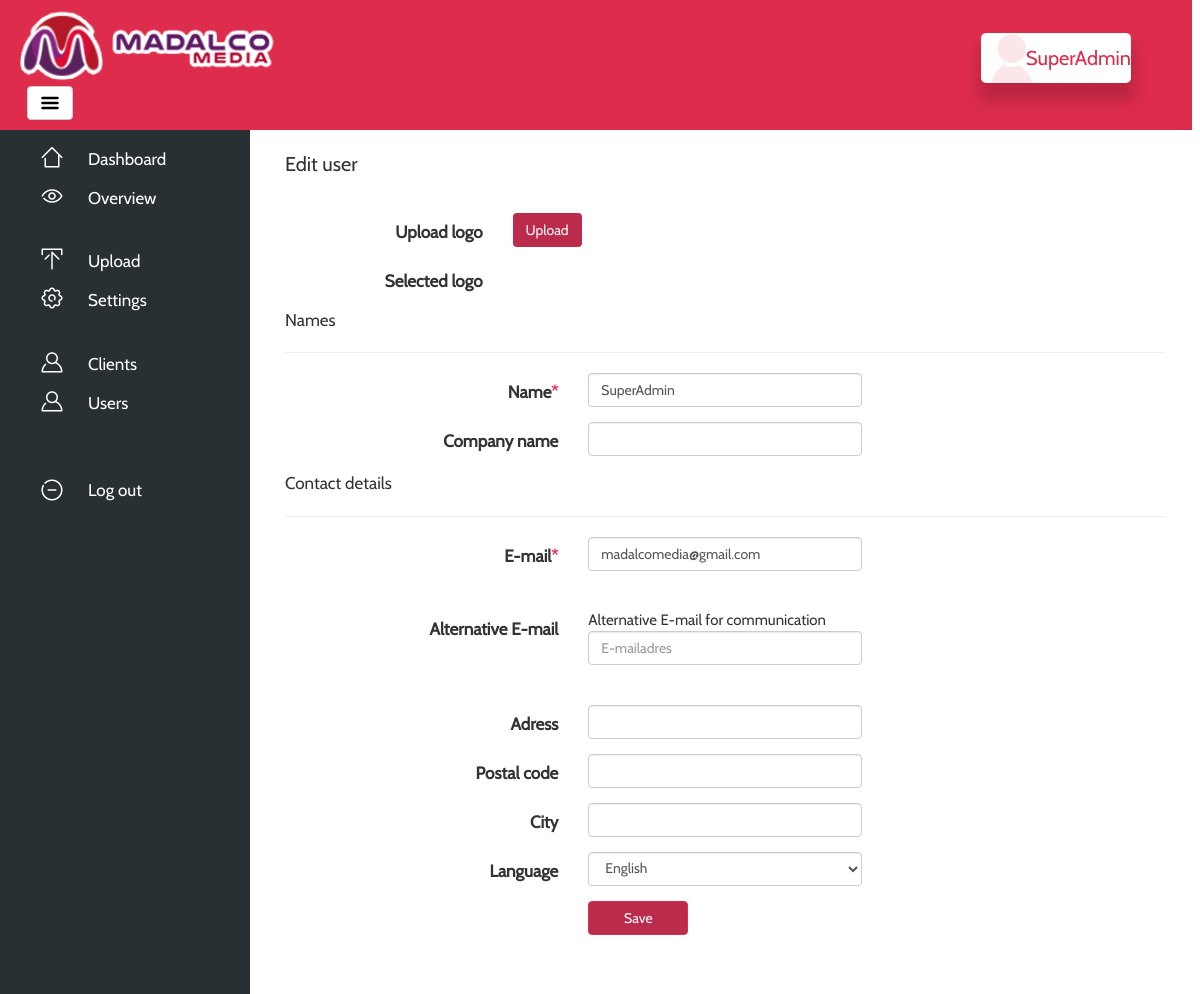
The app's page /?page=editclient&id=1 (signed in) with its own data.
### tables this page shows
CREATE TABLE `settings` (
  `id` int(11) NOT NULL,
  `SMTP` varchar(64) NOT NULL,
  `SMTPport` varchar(64) NOT NULL,
  `Email` varchar(64) NOT NULL,
  `Mailpass` varchar(64) NOT NULL,
  `Logo` varchar(100) NOT NULL,
  `Header` varchar(64) NOT NULL,
  `Host` varchar(64) NOT NULL,
  `globalmail` tinyint(1) NOT NULL,
  `contactmail` varchar(64) NOT NULL,
  `background` varchar(64) NOT NULL
);

CREATE TABLE `users` (
  `id` int(11) NOT NULL,
  `profimg` varchar(100) NOT NULL DEFAULT 'profile.png',
  `naam` varchar(60) NOT NULL,
  `email` varchar(60) NOT NULL,
  `altmail` varchar(60) NOT NULL,
  `paswoord` varchar(256) NOT NULL,
  `permgroup` int(11) NOT NULL DEFAULT '2',
  `bedrijfsnaam` varchar(64) NOT NULL,
  `adres` varchar(64) NOT NULL,
  `postcode` varchar(8) NOT NULL,
  `plaats` varchar(64) NOT NULL,
  `lang` varchar(4) NOT NULL DEFAULT 'nl',
  `active` tinyint(1) NOT NULL DEFAULT '1',
  `paswoordvergeten` varchar(256) NOT NULL,
  `passresetdate` datetime NOT NULL
);

### config/constants.php (called while the page is built, shortened)
<?php
$user = new UserController();
if(isset($_SESSION['usr_id'])) {
 $usr = $user->getUserById($_SESSION['usr_id']);
}
if($usr['lang']) {
 switch($usr['lang']) {
  case 'en':
   $language = 'en';
   break;
 }
}
else {
 include_once 'language/nl.php';
}

### app/Controller/UserController.php (called while the page is built, shortened)
<?php
class UserController
{
    private $model;
    public function __construct()
    {
        $this->model = new User();
    }
    public function getPermission($row, $perm)
    {
        return $this->model->getPermission($row, $perm);
    }
    public function getAdminSettings()
    {
        return $this->model->getAdminSettings();
    }
    public function getPermissionGroup($id)
    {
        return $this->model->getPermissionGroup($id);
    }
    public function getUserById($id)
    {
        return $this->model->getUserById($id);
    }
}

### app/Model/User.php (called while the page is built, shortened)
<?php
class User
{
    private $db;
    public function __construct()
    {
        $this->db = new DbUser();
    }
    public function getAdminSettings()
    {
        return $this->db->getAdminSettings();
    }
    public function getPermission($row, $perm)
    {
        return $this->db->getPermission($row, $perm);
    }
    public function getPermissionGroup($id)
    {
        return $this->db->getPermissionGroup($id);
    }
    public function getUserById($id)
    {
        return $this->db->getUserById($id);
    }
}

### app/Model/DbUser.php (called while the page is built, shortened)
<?php
class DbUser extends Database
{
    public function getAdminSettings()
    {
        $sql = "SELECT * FROM `settings` WHERE `id` = '0'";
        if ($result = $this->dbQuery($sql)) {
            return mysqli_fetch_assoc($result);
        }
        return false;
    }
    public function getPermission($row, $perm)
    {
        $sql = "SELECT * FROM `permissions` WHERE `permission` = '{$perm}'";
        $result = $this->dbQuery($sql);
        $value = mysqli_fetch_assoc($result);
        $sql1 = "SELECT * FROM `permgroup` WHERE `userperm` = '{$row}'";
        $result1 = $this->dbQuery($sql1);
        $value1 = mysqli_fetch_assoc($result1);
        $groupname = $value1['name'];
        if ($value) {
            return $value[$groupname];
        }
    }
    public function getPermissionGroup($id)
    {
        $sql = "SELECT `permgroup` FROM `users` WHERE `id` = '{$id}'";
        if ($result = $this->dbQuery($sql)) {
            return mysqli_fetch_assoc($result);
        }
    }
    public function getUserById($id)
    {
        $sql = "SELECT * FROM `users` WHERE `id` = '{$id}'";
        $result = $this->dbQuery($sql);
        $value = mysqli_fetch_assoc($result);
        if ($value) {
            return $value;
        }
    }
}

### app/Model/Database.php (called while the page is built, shortened)
<?php
class Database
{
    protected $connection = null;
    public function __construct()
    {
        $this->connection = mysqli_connect(DB_SERVER, DB_USER, DB_PASS, DB_NAME) or die("There was a problem connecting to the database");
    }
    public function dbQuery($query)
    {
        $this->query_result = $this->connection->query($query);
        return $this->query_result;
    }
}

### config/load.php (called while the page is built, shortened)
<?php
require '../config/constants.php';

### app/Model/permissions.php (called while the page is built, shortened)
<?php
$user = new UserController();
if (isset($_SESSION['usr_id'])) {
    $leid = $user->getPermissionGroup($_SESSION['usr_id']);
    $permgroup = $leid['permgroup'];
}

### app/session/Session.php (called while the page is built, shortened)
<?php
class Session
{
    function cleantonumber($string)
    {
        $string = preg_replace("/[^0-9]/", "", $string);
        return $string;
    }
}

### app/view/editclient.php (the view, shortened to what this page needs)
<?php
$session = new Session();
$client = new UserController();
$id = $_GET['id'];
$id = $session->cleantonumber($id);
$myclient = $client->getUserById($id);
?>
<div id="page-content-wrapper">
    <div class="container-fluid">
        <div class="row">
            <div class="col-lg-12">
                <p class="NameText"><?= TEXT_EDIT_USER ?></p>
                <br>
                <form method="post" enctype="multipart/form-data" class="form-horizontal">
                    <fieldset>
                        <div class="form-group">
                            <label class="col-lg-3 control-label" for="textinput"><?= TEXT_UPLOAD_LOGO ?></label>
                            <div class="col-md-4">
                                <label for="file-upload" class="custom-file-upload">
                                    <i class="fa fa-cloud-upload"></i> <?= BUTTON_UPLOAD ?>
                                </label>
                            </div>
                        </div>
                        <div class="form-group">
                            <label class="col-lg-3 control-label" for="textinput"><?= TEXT_SELECTED_LOGO ?></label>
                            <div class="col-md-4">
                                <output id="list"></output>
                            </div>
                        </div>
                        <p class="ClientFormText"><?= TEXT_NAMES ?></p>
                        <hr size="1">
                        <div class="form-group">
                            <label class="col-md-4 control-label" for="textinput"><?= TEXT_NAME ?><span
                                    style="color:#dd2c4c">*</span></label>
                            <div class="col-md-4">
                                <input class="form-control input-md" id="textinput" maxlength="60" required type="text"
                                       name="showname" size="50" value="<?= $myclient['naam']; ?>">
                            </div>
                        </div>
                        <div class="form-group">
                            <label class="col-md-4 control-label" for="textinput"><?= TEXT_COMPANY_NAME ?></label>
                            <div class="col-md-4">
                                <input class="form-control input-md" id="textinput" maxlength="60" type="text"
                                       name="companyname" size="50" value="<?= $myclient['bedrijfsnaam']; ?>">
                            </div>
                        </div>
                        <p class="ClientFormText"><?= TEXT_CONTACT_DETAILS ?></p>
                        <hr size="1">
                        <div class="form-group">
                            <label class="col-md-4 control-label" for="textinput"><?= TEXT_EMAIL ?><span
                                    style="color:#dd2c4c">*</span></label>
                            <div class="col-md-4">
                                <input class="form-control input-md" id="textinput" maxlength="60" required type="email"
                                       name="email" size="50" value="<?= $myclient['email']; ?>">
                            </div>
                        </div>
                        <br/>
                        <div class="form-group">
                            <label class="col-md-4 control-label" for="textinput"><?= TEXT_ALTERNATIVE_EMAIL ?></label>
                            <div class="col-md-4">
                                <span style="font-size:15px"><?= TEXT_ALTERNATIVE_EMAIL_INFO ?></span>
                                <input class="form-control input-md" id="textinput" maxlength="60" type="email"
                                       name="altmail" placeholder="E-mailadres">
                            </div>
                        </div>
                        <br/>
                        <div class="form-group">
                            <label class="col-md-4 control-label" for="textinput"><?= TEXT_ADRESS ?></label>
                            <div class="col-md-4">
                                <input class="form-control input-md" id="textinput" maxlength="60" type="text"
                                       name="companyadress" size="50" value="<?= $myclient['adres']; ?>">
                            </div>
                        </div>
                        <div class="form-group">
                            <label class="col-md-4 control-label" for="textinput"><?= TEXT_POSTALCODE ?></label>
                            <div class="col-md-4">
                                <input class="form-control input-md" id="textinput" maxlength="8" type="text"
                                       name="postcode" size="50" value="<?= $myclient['postcode']; ?>">
                            </div>
                        </div>
                        <div class="form-group">
                            <label class="col-md-4 control-label" for="textinput"><?= TEXT_CITY ?></label>
                            <div class="col-md-4">
                                <input class="form-control input-md" id="textinput" maxlength="60" type="text"
                                       name="plaats" size="50" value="<?= $myclient['plaats']; ?>">
                            </div>
                        </div>
                        <?php if($user->getPermission($permgroup, 'CAN_CHANGE_USER_LANGUAGE')) {?>
                        <div class="form-group">
                            <label class="col-md-4 control-label" for="textinput"><?= TEXT_LANGUAGE ?></label>
                            <div class="col-md-4">
                                <select class="form-control" name="lang" required>
                                    <?php if($myclient['lang'] == 'en') {?>
                                    <option value="<?= $myclient['lang'] ?>" selected>English</option>
                                    <?php } else {?>
                                    <option value="en">English</option>
                                    <?php } ?>
                                </select>
                            </div>
                        </div>
                        <?php } ?>
                        <div class="form-group">
                            <label class="col-md-4 control-label" for="textinput"></label>
                            <div class="col-md-4">
                                <input class="btn btn-primary btn-success" name="submit"
                                       style="max-width: 100px; background-color: #bb2c4c; border: 1px solid #dd2c4c"
                                       type="submit" value="<?= BUTTON_SAVE ?>">
                            </div>
                        </div>
                    </fieldset>
                </form>

### app/view/header.php (shortened to what this page needs)
<?php
require_once DIR_MODEL . 'permissions.php';
if (isset($_SESSION['usr_id'])) {
    $myuser = $user->getUserById($_SESSION['usr_id']);
    $myuser = $myuser['naam'];
} else if (isset($user)) {
    $thisuser = $user->getUserById($session->getUserId());
    $myuser = $thisuser['naam'];
} else {
    echo 'User';
}
$settings = new UserController();
$admin = $settings->getAdminSettings();
if (isset($_SESSION['accorduserid']) && !isset($_SESSION['usr_id'])) {
    $userinfo = $user->getUserById($_SESSION['accorduserid']);
    $imgsrc = 'icons/profile.png';
} else {
    $userinfo = $user->getUserById($_SESSION['usr_id']);
    if ($userinfo['profimg'] !== null) {
        $imgsrc = DIR_IMG . $userinfo['profimg'];
    } else {
        $imgsrc = '../icons/profile.png';
    }
}
?>
    <html lang="<?= $language ?>">
    <head>
        <link href="css/bootstrap.min.css" rel="stylesheet">
        <link href="css/select2.min.css" rel="stylesheet"/>
        <link href="css/styles.css" rel="stylesheet">
        <link rel="stylesheet" type="text/css" href="css/dropzone.css" />
        <link rel="stylesheet" href="css/jquery-ui.css">
        <link rel="stylesheet" href="css/jquery.dataTables.min.css">
    </head>
<body>
    <div id="header" style="background: <?= $admin['Header']; ?>">
        <div id="MenuSide">
            <img src="<?= DIR_PUBLIC . $admin['Logo'] ?>" style="width:auto;height:75%;"/>
        </div>
        <div id="MenuButton">
            <a href="#menu-toggle" class="btn btn-default" id="menu-toggle"><img src="icons/menu-alt-20.png"></a>
        </div>
    </div>
    <div id="NameSide">
        <a style="text-decoration: none;" href="?page=profile">
            <div id="UserBlock" style="text-decoration: none;">
                <div id="UserBlockImage" style="background-image: url('<?= $imgsrc ?>');"></div>
                <div id="LoggedInAs"><?= $myuser ?></div>
            </div>
        </a>
    </div>
<div id="wrapper">
    <div id="sidebar-wrapper">
        <ul class="sidebar-nav">
            <li class="nav-button-home">
                <a href="?page=dashboard"><?= TEXT_HOME ?></a>
            </li>
            <li class="nav-button-all">
                <a href="?page=overview"><?= TEXT_OVERVIEW ?></a>
            </li>
            <br/>
            <?php if ($user->getPermission($permgroup, 'CAN_UPLOAD') == 1) { ?>
                <li class="nav-button-upload">
                    <a href="?page=uploadoverview"><?= TEXT_UPLOAD ?></a>
                </li>
            <?php } ?>
            <?php if ($user->getPermission($permgroup, 'CAN_EDIT_SETTINGS') == 1) { ?>
                <li class="nav-button-settings">
                    <a href="?page=settings"><?= TEXT_SETTINGS ?></a>
                </li>
            <?php } ?>
            <br/>
            <?php if ($user->getPermission($permgroup, 'CAN_SHOW_KLANTPAGINA') == 1) { ?>
                <li class="nav-button-users">
                    <a href="?page=manageclients"><?= TEXT_CLIENT ?></a>
                </li>
            <?php } ?>
            <?php if ($user->getPermission($permgroup, 'CAN_SHOW_USERS') == 1) { ?>
                <li class="nav-button-users">
                    <a href="?page=manageusers"><?= TEXT_USER ?></a>
                </li>
            <?php } ?>
            <br/>
            <br/>
            <li class="nav-button-logout">
                <a href="?page=logout"><?= TEXT_LOGOUT ?></a>
            </li>
        </ul>
    </div>

### records on screen
settings: Logo (picture)
users: profimg (placeholder picture), naam "SuperAdmin", showname "SuperAdmin", email "madalcomedia@gmail.com", lang "English"

### other values on screen
TEXT_HOME "Dashboard"
TEXT_OVERVIEW "Overview"
TEXT_UPLOAD "Upload"
TEXT_SETTINGS "Settings"
TEXT_CLIENT "Clients"
TEXT_USER "Users"
TEXT_LOGOUT "Log out"
TEXT_EDIT_USER "Edit user"
TEXT_UPLOAD_LOGO "Upload logo"
BUTTON_UPLOAD "Upload"
TEXT_SELECTED_LOGO "Selected logo"
TEXT_NAMES "Names"
TEXT_NAME "Name"
TEXT_COMPANY_NAME "Company name"
TEXT_CONTACT_DETAILS "Contact details"
